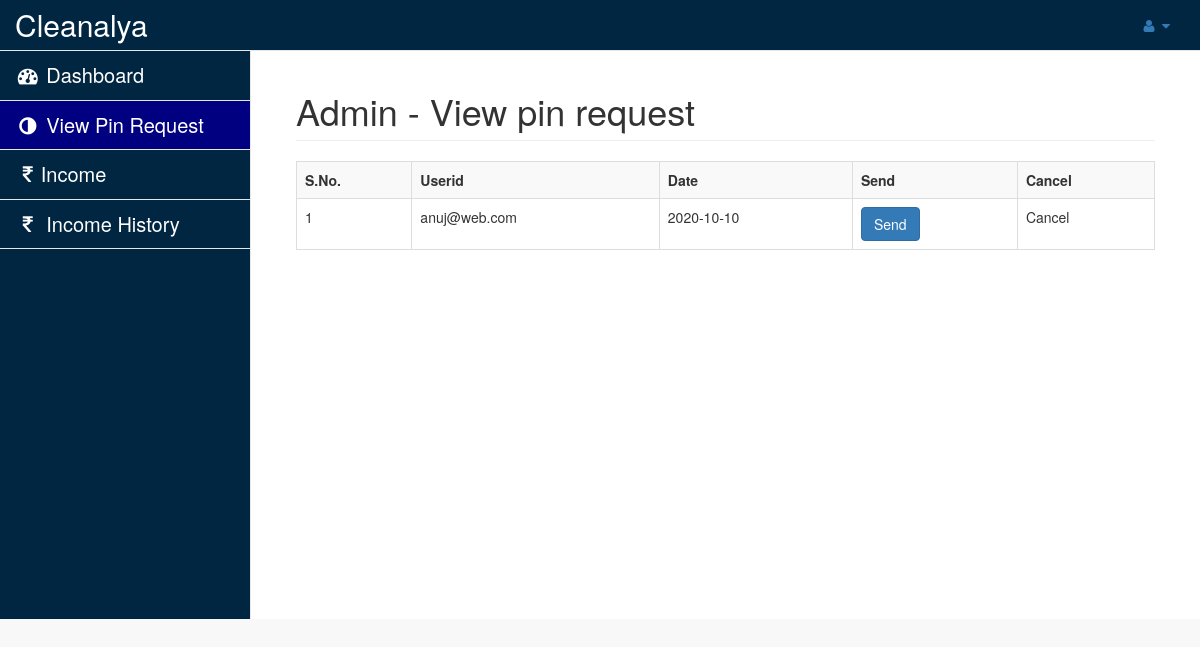
The page /admin/view-pin-request.php (signed in) on the database as committed earlier.
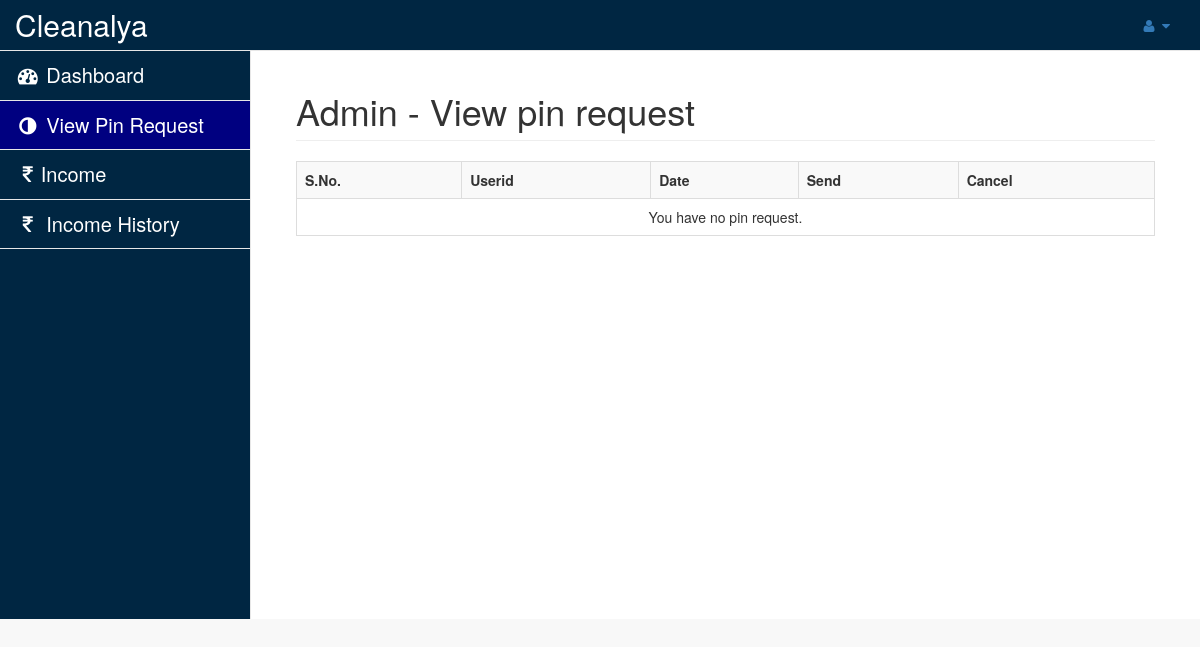
The same page on the database as committed later.
### tables this page shows
CREATE TABLE `pin_request` (
  `id` int(11) NOT NULL,
  `email` varchar(50) NOT NULL,
  `date` date NOT NULL,
  `status` enum('open','close') NOT NULL DEFAULT 'open'
);

### admin/view-pin-request.php (the view, shortened to what this page needs)
<?php
include('php-includes/connect.php');
?>
<!DOCTYPE html>
<html lang="en">
<head>
    <link href="vendor/bootstrap/css/bootstrap.min.css" rel="stylesheet">
    <link href="vendor/metisMenu/metisMenu.min.css" rel="stylesheet">
    <link href="dist/css/sb-admin-2.css" rel="stylesheet">
    <link href="vendor/font-awesome/css/font-awesome.min.css" rel="stylesheet" type="text/css">
</head>
<body>
    <div id="wrapper" style="background-color: #002642">
        <?php include('php-includes/menu.php'); ?>
        <div id="page-wrapper">
            <div class="container-fluid">
                <div class="row">
                    <div class="col-lg-12">
                        <h1 class="page-header">Admin - View pin request</h1>
                    </div>
                </div>
                <div class="row">
                	<div class="col-lg-12">
                    	<div class="table-responsive">
                        	<table class="table table-striped table-bordered">
                            	<tr>
                                	<th>S.No.</th>
                                    <th>Userid</th>
                                    <th>Date</th>
                                    <th>Send</th>
                                    <th>Cancel</th>
                                </tr>
                                <?php
									$query = mysqli_query($con,"select * from pin_request where status='open'");
									if(mysqli_num_rows($query)>0){
										$i=1;
										while($row=mysqli_fetch_array($query)){
											$email = $row['email'];
											$date = $row['date'];
										?>
                                        	<tr>
                                            	<td><?php echo $i; ?></td>
                                                <td><?php echo $email; ?></td>
                                                <td><?php echo $date; ?></td>
                                                <form method="post">
                                                	<td><input type="submit" name="send" value="Send" class="btn btn-primary"></td>
                                                </form>
                                                <td>Cancel</td>
                                            </tr>
                                        <?php
											$i++;
										}
									}
									else{
									?>
                                    	<tr>
                                        	<td colspan="6" align="center">You have no pin request.</td>
                                        </tr>
                                    <?php
									}
								?>
                            </table>
                        </div>
                    </div>
                </div>
            </div>
        </div>
    </div>
</body>
</html>

Rows that differ between the two databases and show on the page:
removed pin_request: email "anuj@web.com", date "2020-10-10"
Other text that changed with them:
text now shown: "You have no pin request."
